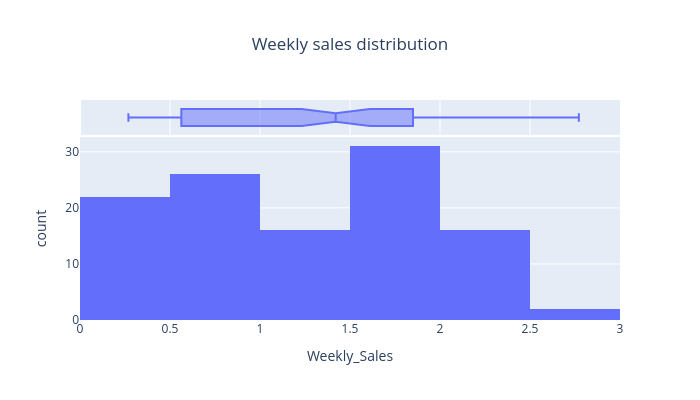

The notebook cell this image was saved under:
### Markdown cell above
### 3.1 Univariate analysis

### Code cell
fig = px.histogram(df, 
                x="Weekly_Sales", 
                marginal="box", 
                width=700, 
                height=400,
                title="Weekly sales distribution")
fig.update_layout(title={'x': 0.5})
fig.show()

### Figure 1 — Plotly figure (JSON) as saved in the notebook; plotly's stock layout.template omitted (floating-point values rounded to 4 significant figures)
{"data": [{"bingroup": "x", "hovertemplate": "Weekly_Sales=%{x}<br>count=%{y}<extra></extra>", "legendgroup": "", "marker": {"color": "#636efa", "pattern": {"shape": ""}}, "name": "", "orientation": "v", "showlegend": false, "type": "histogram", "x": [1.572, 1.808, 1.644, 1.858, 0.6954, 2.204, 2.601, 0.8951, 1.03, 0.4141, 1.677, 0.8292, 1.498, 1.997, 2.433, 0.5611, 0.2909, 1.074, 1.427, 1.405, 0.9199, 0.3674, 0.4354, 0.7577, 1.42, 0.5635, 2.077, 1.267, 0.3652, 0.9882, 2.008, 0.3119, 0.9612, 0.5265, 0.63, 1.642, 1.862, 0.2689, 1.549, 1.624, 0.4851, 2.035, 1.917, 0.5093, 1.879, 1.806, 1.847, 0.8888, 1.532, 2.021, 2.096, 1.99, 0.3134, 2.771, 1.166, 0.4616, 1.588, 2.461, 1.449, 1.508, 1.973, 0.5706, 1.539, 1.79, 0.5198, 1.758, 0.432, 0.4854, 1.954, 1.494, 0.8603, 0.2987, 1.768, 2.018, 0.3641, 1.8, 2.303, 0.4195, 1.366, 2.096, 0.9948, 1.256, 1.8, 1.468, 2.124, 1.812, 1.757, 0.6608, 0.4573, 0.5131, 1.865, 0.8367, 0.2751, 0.5979, 1.466, 1.467, 0.3988, 0.6143, 1.97, 2.026, 0.8555, 2.036, 2.067, 1.639, 0.5327, 0.3018, 0.4033, 0.397, 0.4245, 2.249, 0.8453, 0.8568, 1.255], "xaxis": "x", "yaxis": "y"}, {"hovertemplate": "Weekly_Sales=%{x}<extra></extra>", "legendgroup": "", "marker": {"color": "#636efa"}, "name": "", "notched": true, "showlegend": false, "type": "box", "x": [1.572, 1.808, 1.644, 1.858, 0.6954, 2.204, 2.601, 0.8951, 1.03, 0.4141, 1.677, 0.8292, 1.498, 1.997, 2.433, 0.5611, 0.2909, 1.074, 1.427, 1.405, 0.9199, 0.3674, 0.4354, 0.7577, 1.42, 0.5635, 2.077, 1.267, 0.3652, 0.9882, 2.008, 0.3119, 0.9612, 0.5265, 0.63, 1.642, 1.862, 0.2689, 1.549, 1.624, 0.4851, 2.035, 1.917, 0.5093, 1.879, 1.806, 1.847, 0.8888, 1.532, 2.021, 2.096, 1.99, 0.3134, 2.771, 1.166, 0.4616, 1.588, 2.461, 1.449, 1.508, 1.973, 0.5706, 1.539, 1.79, 0.5198, 1.758, 0.432, 0.4854, 1.954, 1.494, 0.8603, 0.2987, 1.768, 2.018, 0.3641, 1.8, 2.303, 0.4195, 1.366, 2.096, 0.9948, 1.256, 1.8, 1.468, 2.124, 1.812, 1.757, 0.6608, 0.4573, 0.5131, 1.865, 0.8367, 0.2751, 0.5979, 1.466, 1.467, 0.3988, 0.6143, 1.97, 2.026, 0.8555, 2.036, 2.067, 1.639, 0.5327, 0.3018, 0.4033, 0.397, 0.4245, 2.249, 0.8453, 0.8568, 1.255], "xaxis": "x2", "yaxis": "y2"}], "layout": {"barmode": "relative", "height": 400, "legend": {"tracegroupgap": 0}, "title": {"text": "Weekly sales distribution", "x": 0.5}, "width": 700, "xaxis": {"anchor": "y", "domain": [0, 1], "title": {"text": "Weekly_Sales"}}, "xaxis2": {"anchor": "y2", "domain": [0, 1], "matches": "x", "showgrid": true, "showticklabels": false}, "yaxis": {"anchor": "x", "domain": [0, 0.8316], "title": {"text": "count"}}, "yaxis2": {"anchor": "x2", "domain": [0.8416, 1], "matches": "y2", "showgrid": false, "showline": false, "showticklabels": false, "ticks": ""}}}
